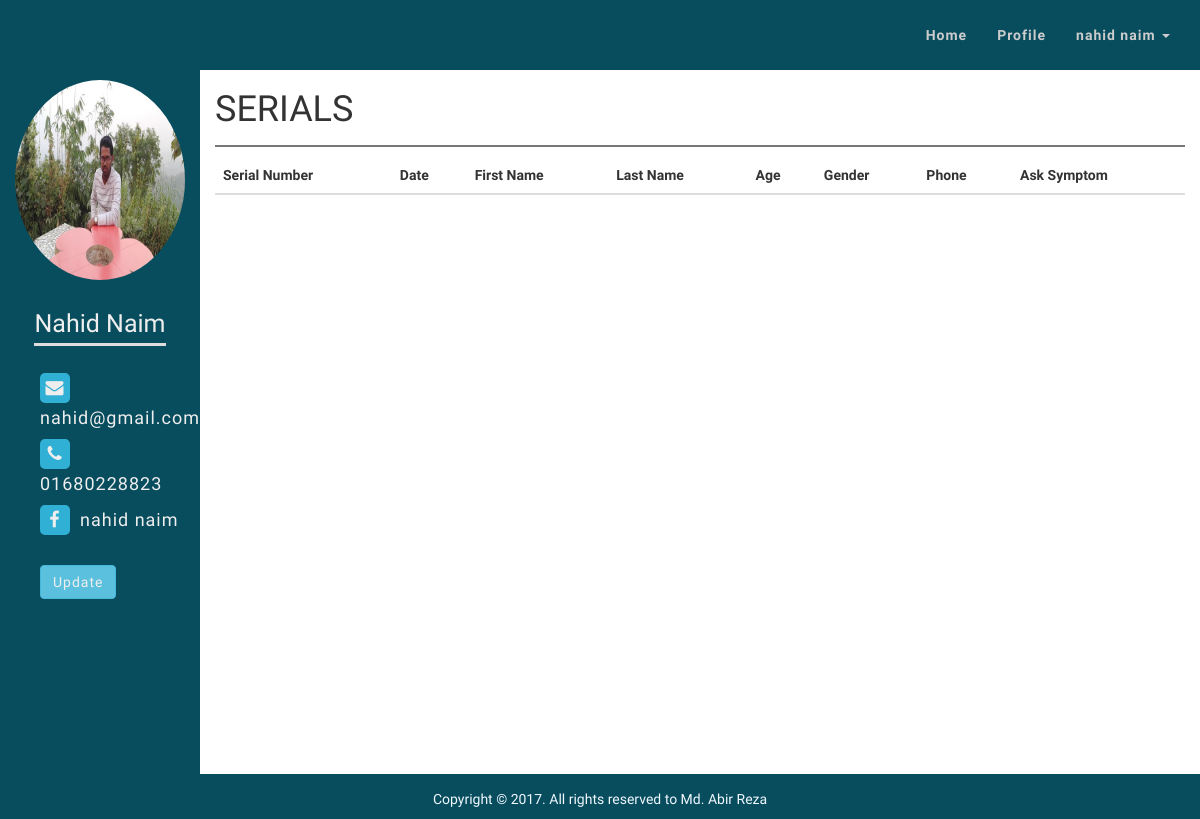
Screenshot of /assistant/index.php (signed in) with the database file from the repository.
### tables this page shows
CREATE TABLE `assistant` (
  `id` int(11) NOT NULL,
  `first_name` varchar(191) NOT NULL,
  `last_name` varchar(191) NOT NULL,
  `email` varchar(191) NOT NULL,
  `password` varchar(191) NOT NULL,
  `phone` varchar(191) NOT NULL,
  `assistant_image` varchar(255) NOT NULL,
  `facebook_id` varchar(255) NOT NULL
);

### assistant/assistant_menu.php (the view, shortened to what this page needs)
<nav class="navbar navbar-default">
    <div class="container-fluid">
        <div class="collapse navbar-collapse" id=mynav>
            <ul class="nav navbar-nav navbar-right custom-menu">
                <li><a href="index.php">Home</a></li>
                <li><a href="assistant_update.php">Profile</a></li>
                <li class="dropdown">
                    <a href="#" class="dropdown-toggle" data-toggle="dropdown" role="button" aria-haspopup="true" aria-expanded="false">
                        <?php
                            if(isset($_SESSION['id'])){
                                $query = "SELECT * FROM assistant WHERE id = {$_SESSION['id']}";
                                $select_user_query = mysqli_query($connection,$query);
                                while($row = mysqli_fetch_assoc($select_user_query)){
                                    $first_name = $row['first_name'];
                                    $last_name = $row['last_name'];
                                }
                                echo $first_name. " ". $last_name;
                            }
                        ?>
                        <span class="caret"></span>
                    </a>
                </li>
            </ul>
        </div>
    </div>
</nav>

### assistant/left_sidebar.php (shortened to what this page needs)
<div class="left-sidebar ">
    <div class="widget profile-picture">
        <?php
            $id = $_SESSION['id'];
            $query = "SELECT * FROM assistant WHERE id = {$id}";
            $select_assistant_query = mysqli_query($connection,$query);
            while($row = mysqli_fetch_assoc($select_assistant_query)){
                $id = $row['id'];
                $first_name = $row['first_name'];
                $last_name = $row['last_name'];
                $email = $row['email'];
                $phone = $row['phone'];
                $assistant_image = $row['assistant_image'];
                $facebook_id = $row['facebook_id'];
            }
        ?>
        <?php
        echo "<p class='text-center'><img src='images/$assistant_image' class='img-responsive' alt='assistant_image'></p>";
        ?>
        <h3 class="text-capitalize"><span><?php echo $first_name ." ". $last_name;?></span></h3>
    </div>
    <div class="widget profile-info">
        <p><a href=""><span><i class="fa fa-envelope"></i></span><?php echo $email;?></a></p>
        <p class="text-capitalize"><span><i class="fa fa-phone"></i></span><?php echo $phone;?></p>
        <p><a href="https://www.facebook.com/nirjhor.abir?ref=br_rs"><span><i class="fa fa-facebook"></i></span><?php echo $facebook_id;?></a></p>
        <br>
        <p class=""><a href='assistant_update.php?a_id=<?php echo $id ?>' class='btn btn-info'>Update</a></p>
    </div>
</div>

### css/style.css (style rules this page uses)
body { margin: 0; padding: 0; font-family: 'Oxygen', sans-serif; }
.navbar { margin-bottom: 0; border: none; border-radius: 0; }
.navbar, .navbar-default { background: #084d5e; min-height: 70px; }
.navbar-default .navbar-nav > li > a { color: #ccc; font-weight: bold; letter-spacing: 1px; }
.custom-menu { margin-top: 10px; }
.left-sidebar { background: #084d5e; min-height: 88vh; color: #eee; margin-left: -15px; margin-right: -15px; }
.widget { padding: 5px 15px; margin: 0 auto; }
.widget img { width: 200px; height: 200px; border-radius: 100%; margin: 0 auto; }
.widget p { margin: 5px 0; line-height: 1.7; letter-spacing: 1px; }
.widget h3 { color: #eee; text-align: center; font-size: 25px; padding: 10px 0; }
.widget h3 span { padding-bottom: 5px; border-bottom: 3px solid #ddd; }
.profile-info p,.serial-id p { margin-left: 25px; font-size: 18px; }
.profile-info p a { color: #eee; }
.profile-info p span { margin-right: 10px; }
.profile-info p span i { background: #31B0D5; width: 30px; height: 30px; text-align: center; line-height: 30px; border-radius: 5px; }

### rows the page displays
assistant: first_name "nahid", last_name "naim", assistant_image (picture), first_name "Nahid", last_name "Naim", email "nahid@gmail.com", phone "01680228823", facebook "nahid naim"
